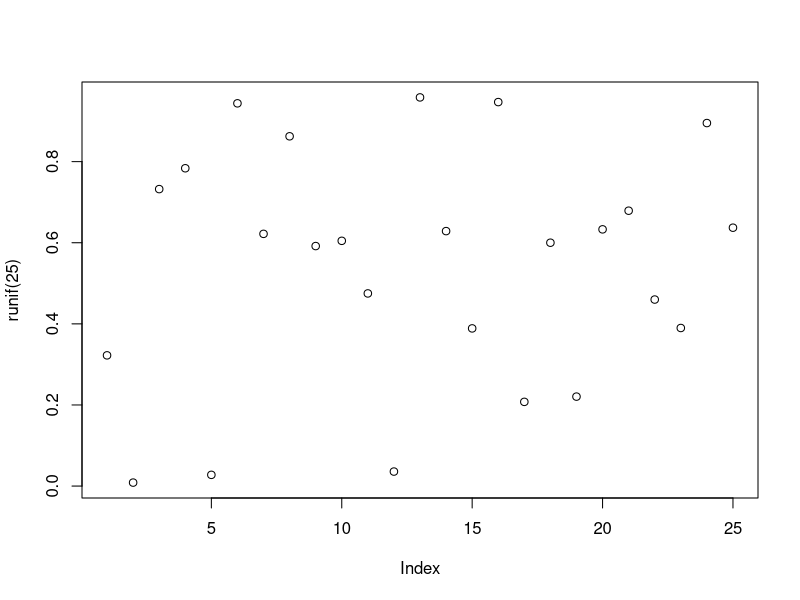

Write the R code that produced this figure.
## ---- chunk 1
plot(runif(25) ~ runif(25))
## ---- chunk 2
print(xtable::xtable(head(mtcars)[,1:4], 
caption = "Caption centered under table", label = "tab1"), 
comment = FALSE, timestamp = FALSE, caption.placement = "top")
## ---- chunk 3
head(mtcars[,1:4])
